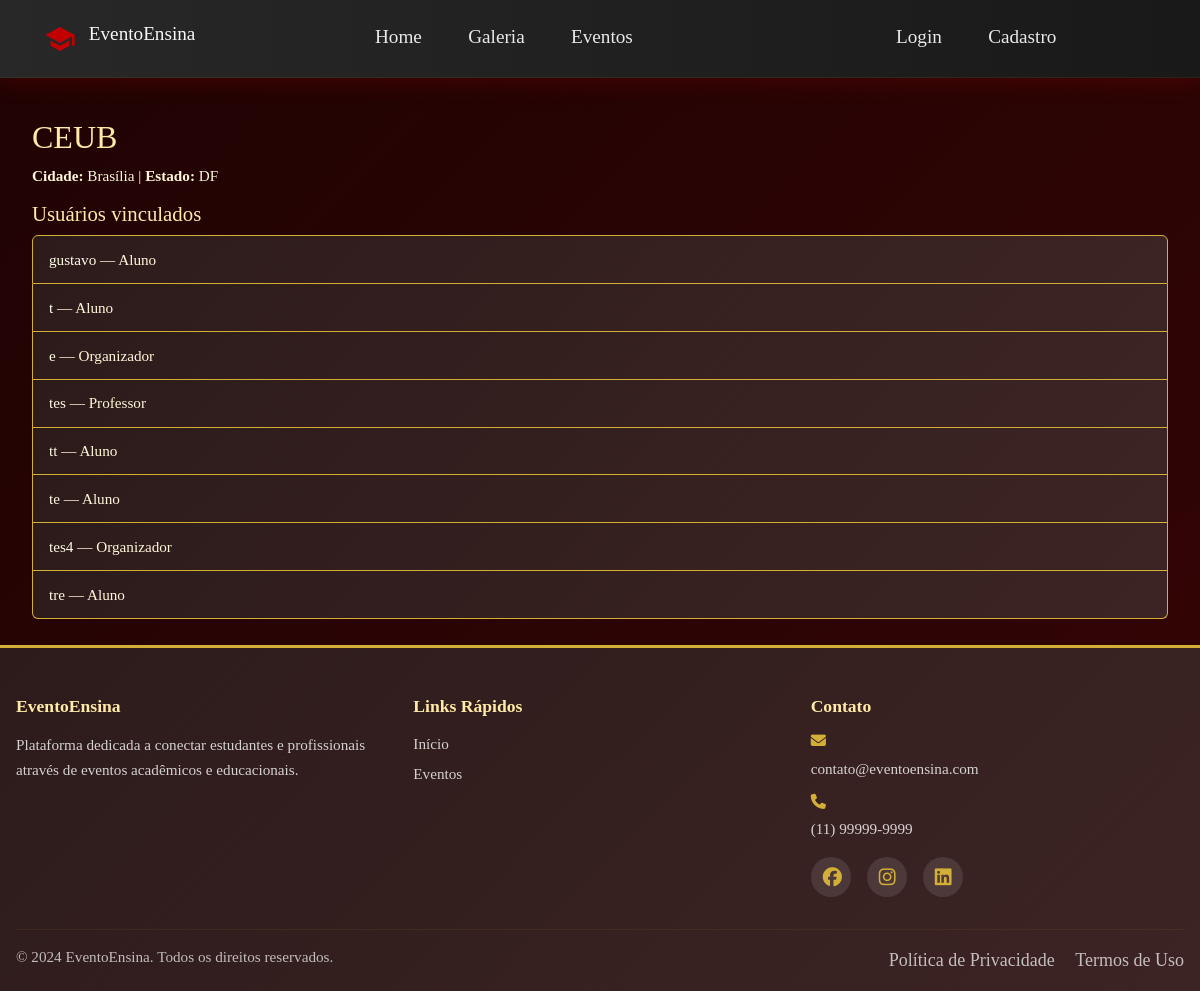
Page /usuarios/instituicao/2/ on the earlier database version.
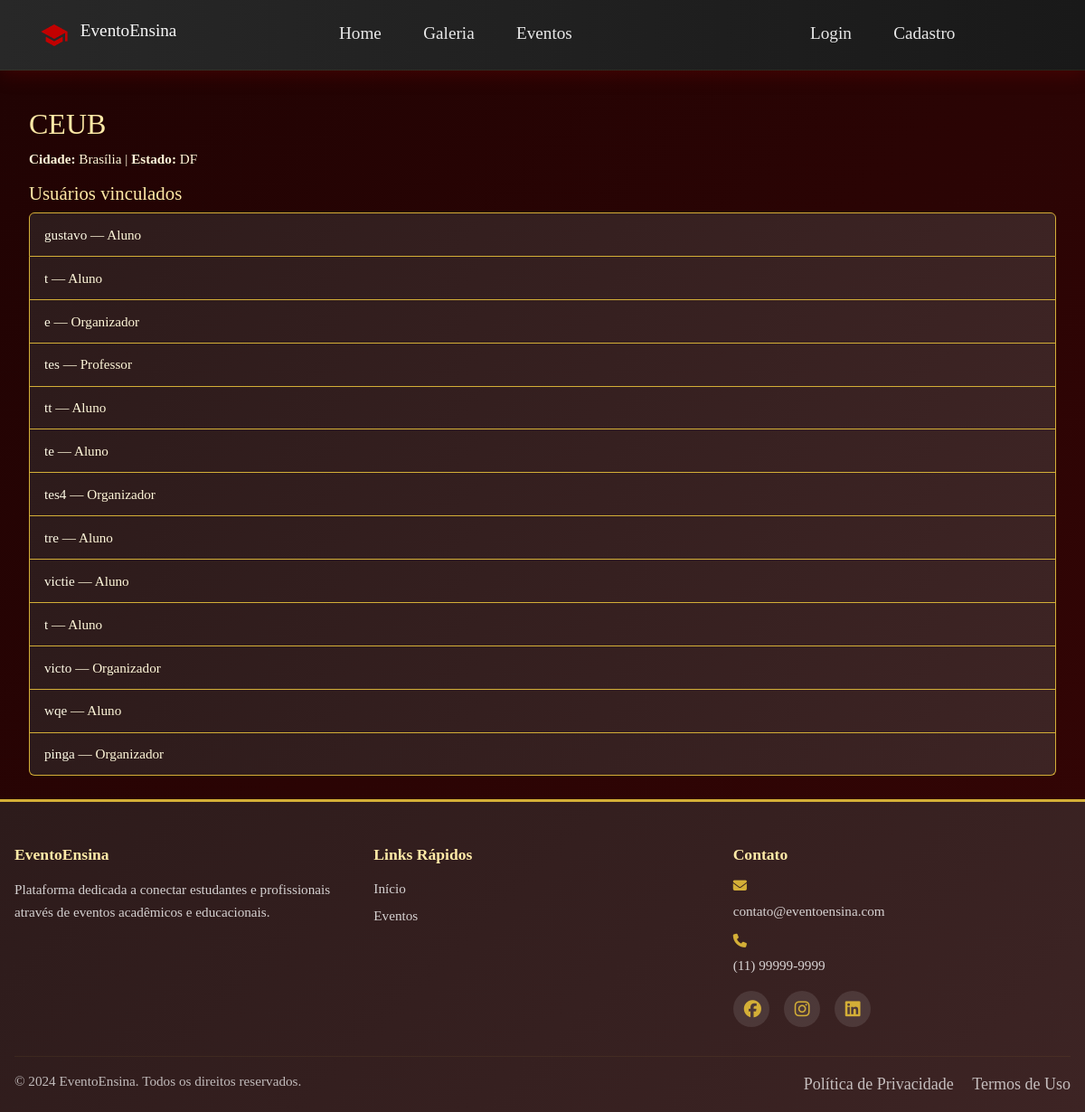
Same page on the later database version.
### usuarios/models.py (models this page shows, shortened)
class Instituicao(models.Model):
    nome = models.CharField(max_length=150)
    cidade = models.CharField(max_length=100, blank=True, null=True)
    estado = models.CharField(max_length=50, blank=True, null=True)
    pais = models.CharField(max_length=50, default='Brasil')
    email = models.EmailField(blank=True, null=True)
    telefone = models.CharField(max_length=20, blank=True, null=True)

class Usuario(models.Model):
    nome = models.CharField(max_length=150)
    ddd = models.ForeignKey(DDD, on_delete=models.SET_NULL, null=True, blank=True)
    telefone = models.CharField(max_length=15, blank=True, null=True)
    instituicao = models.ForeignKey(Instituicao, on_delete=models.SET_NULL, null=True, blank=True)
    tipo = models.ForeignKey(TipoUsuario, on_delete=models.CASCADE)
    nome_usuario = models.CharField(max_length=50, unique=True)
    email = models.EmailField(blank=True, null=True)
    senha = models.CharField(max_length=128, blank=True, null=True)
    user = models.OneToOneField(settings.AUTH_USER_MODEL, on_delete=models.SET_NULL, null=True, blank=True, related_name='profile')
    base_dir = models.CharField(max_length=255, blank=True, null=True)

class TipoUsuario(models.Model):
    tipo = models.CharField(max_length=50, unique=True)

### usuarios/views.py (the view)
# urls.py: path('instituicao/<int:instituicao_id>/', views.instituicao_publica, name='instituicao_publica'),
def instituicao_publica(request, instituicao_id):
    try:
        inst = Instituicao.objects.get(pk=instituicao_id)
    except Instituicao.DoesNotExist:
        raise Http404('Instituição não encontrada')
    usuarios = Usuario.objects.filter(instituicao=inst)[:50]
    return render(request, 'instituicao_publica.html', {'instituicao': inst, 'usuarios': usuarios, 'nav_items': nav_items})

### usuarios/templates/instituicao_publica.html (shortened to what this page needs)
{% extends 'base/base.html' %}
{% block content %}
<div class="container mt-4">
  <h1>{{ instituicao.nome }}</h1>
  <p><strong>Cidade:</strong> {{ instituicao.cidade }} | <strong>Estado:</strong> {{ instituicao.estado }}</p>
  <h3 class="mt-3">Usuários vinculados</h3>
  <ul class="list-group">
    {% for u in usuarios %}
      <li class="list-group-item">
        <a href="{% url 'perfil_publico' u.nome_usuario %}">{{ u.nome }}</a> — {{ u.tipo.tipo }}
      </li>
    {% empty %}
      <li class="list-group-item">Nenhum usuário encontrado.</li>
    {% endfor %}
  </ul>
</div>
{% endblock %}

### instituicao_ensino/templates/base/base.html (shortened to what this page needs)
{% load static %}
<!DOCTYPE html>
<html lang="pt-br">
<head>
    <link rel="stylesheet" href="https://cdnjs.cloudflare.com/ajax/libs/font-awesome/6.6.0/css/all.min.css">
    <link href="https://cdn.jsdelivr.net/npm/bootstrap@5.3.2/dist/css/bootstrap.min.css" rel="stylesheet">
    <link rel="stylesheet" href="{% static 'styles/base.css' %}">
    <link rel="stylesheet" href="{% static 'styles/nav.css' %}">
</head>
<body>
    <nav class="navbar navbar-expand-lg navbar-dark bg-dark custom-navbar">
        <div class="container-fluid">
            <a class="navbar-brand" href="{% url 'main' %}">
                <img src="{% static 'favicon.png' %}" alt="Logo" width="32" height="32" class="d-inline-block align-text-top">
                EventoEnsina
            </a>
            <div class="collapse navbar-collapse" id="navbarSupportedContent">
                <ul class="navbar-nav me-auto mb-2 mb-lg-0">
                    {% for item in nav_left %}
                    <li class="nav-item">
                        <a class="nav-link" href="{{ item.url }}">{{ item.label }}</a>
                    </li>
                    {% endfor %}
                </ul>
                <ul class="navbar-nav ms-auto mb-2 mb-lg-0">
                    {% for item in nav_right %}
                    <li class="nav-item">
                        {% if item.label == 'Criar Evento' %}
                            <a class="nav-link btn btn-cta" href="{{ item.url }}">{{ item.label }}</a>
                        {% else %}
                            <a class="nav-link" href="{{ item.url }}">{{ item.label }}</a>
                        {% endif %}
                    </li>
                    {% endfor %}
                </ul>
            </div>
        </div>
    </nav>
    <main>
        {% block content %}{% endblock %}
    </main>
    <footer class="custom-footer">
        <div class="container">
            <div class="row">
                <div class="col-md-4 footer-section">
                    <h5>EventoEnsina</h5>
                    <p>Plataforma dedicada a conectar estudantes e profissionais através de eventos acadêmicos e educacionais.</p>
                </div>
                <div class="col-md-4 footer-section">
                    <h5>Links Rápidos</h5>
                    <ul class="footer-links">
                        <li><a href="{% url 'main' %}">Início</a></li>
                        <li><a href="{% url 'lista_eventos' %}">Eventos</a></li>
                    </ul>
                </div>
                <div class="col-md-4 footer-section">
                    <h5>Contato</h5>
                    <div class="contact-info">
                        <p><i class="fas fa-envelope"></i> contato@eventoensina.com</p>
                        <p><i class="fas fa-phone"></i> (11) 99999-9999</p>
                        <div class="social-links">
                            <a href="#" class="social-link"><i class="fab fa-facebook"></i></a>
                            <a href="#" class="social-link"><i class="fab fa-instagram"></i></a>
                            <a href="#" class="social-link"><i class="fab fa-linkedin"></i></a>
                        </div>
                    </div>
                </div>
            </div>
            <div class="footer-bottom">
                <hr>
                <div class="row">
                    <div class="col-md-6">
                        <p>&copy; 2024 EventoEnsina. Todos os direitos reservados.</p>
                    </div>
                    <div class="col-md-6 text-md-end">
                        <a href="#" class="footer-link">Política de Privacidade</a>
                        <a href="#" class="footer-link">Termos de Uso</a>
                    </div>
                </div>
            </div>
        </div>
    </footer>
</body>
</html>

### static/styles/base.css (style rules this page uses)
* { margin: 0; padding: 0; box-sizing: border-box; }
:root { --primary-gold: #d4af37; --primary-gold-dark: #b8941f; --primary-orange: #ff7f16; --success-green: #28a745; --danger-red: #dc3545; --background-base-dark: #200303; --background-base-medium: #350505; --background-card: linear-gradient(135deg, #2d1b1b 0%, #3d2424 100%); --background-card-hover: linear-gradient(135deg, #3d2424 0%, #4d2c2c 100%); --text-light: #fff7d9; --text-brighter: #fffbe6; --text-heading: #ffeaa7; --text-muted: #ff7f16; --border-color: #d4af37; --card-shadow: 0 4px 6px rgba(0, 0, 0, 0.3); --card-shadow-hover: 0 6px 12px rgba(212, 175, 55, 0.2); }
body { font-family: 'Georgia', 'Times New Roman', serif; background: linear-gradient(135deg, var(--background-base-dark) 0%, var(--background-base-medium) 100%) no-repeat fixed; color: var(--text-light); min-height: 100vh; line-height: 1.6; font-size: 18px; display: flex; flex-direction: column; }
main { padding: 1rem; max-width: 1200px; margin: 0 auto; flex: 1; width: 100%; }
h1, h2, h3, h4, h5 { color: var(--text-heading); margin-bottom: 0.5rem; }
h1 { font-size: 2rem; }
h3 { font-size: 1.3rem; }
h5 { font-size: 1.1rem; }
p, li, label { color: var(--text-light); font-size: 0.95rem; line-height: 1.4; }
a, .btn { color: var(--text-brighter); text-decoration: none; }
.list-group-item { background: var(--background-card); color: var(--text-light); border: 1px solid var(--border-color); padding: 0.8rem 1rem; }
.custom-footer { background: linear-gradient(135deg, #2d1b1b 0%, #3d2424 100%); color: var(--text-light); padding: 3rem 0 1rem; margin-top: 10px; border-top: 3px solid var(--primary-gold); width: 100%; }
.footer-section h5 { color: var(--text-heading); font-weight: 700; margin-bottom: 1rem; font-size: 1.1rem; }
.footer-section p { color: rgba(255, 255, 255, 0.8); line-height: 1.6; margin-bottom: 1rem; }
.footer-links { list-style: none; padding: 0; margin: 0; }
.footer-links li { margin-bottom: 0.5rem; }
.footer-links a { color: rgba(255, 255, 255, 0.8); text-decoration: none; transition: color 0.3s ease; display: flex; align-items: center; gap: 0.5rem; }
.contact-info p { display: grid; align-items: self-start; gap: 0.5rem; margin-bottom: 0.8rem; }
.contact-info i { color: var(--primary-gold); width: 16px; }
.social-links { display: flex; gap: 1rem; margin-top: 1rem; }
.social-link { color: rgba(255, 255, 255, 0.8); font-size: 1.2rem; transition: all 0.3s ease; padding: 0.5rem; border-radius: 50%; background: rgba(255, 255, 255, 0.1); width: 40px; height: 40px; display: flex; align-items: center; justify-content: center; }
.footer-bottom { margin-top: 2rem; }
.footer-bottom hr { border-color: rgba(212, 175, 55, 0.3); margin: 2rem 0 1rem; }
.footer-bottom p { color: rgba(255, 255, 255, 0.7); margin: 0; }
.footer-link { color: rgba(255, 255, 255, 0.7); text-decoration: none; margin-left: 1rem; transition: color 0.3s ease; }
.mb-2 { margin-bottom: 1rem; }
.mt-3 { margin-top: 1.5rem; }
.mt-4 { margin-top: 2rem; }
.container { max-width: 1200px; margin: 0 auto; padding: 0 1rem; }
html, body { height: 100%; }

Differences in the rows shown:
added Usuario: nome "victie", tipo.tipo "Aluno"
added Usuario: nome "t", tipo.tipo "Aluno"
added Usuario: nome "victo", tipo.tipo "Organizador"
added Usuario: nome "wqe", tipo.tipo "Aluno"
added Usuario: nome "pinga", tipo.tipo "Organizador"
